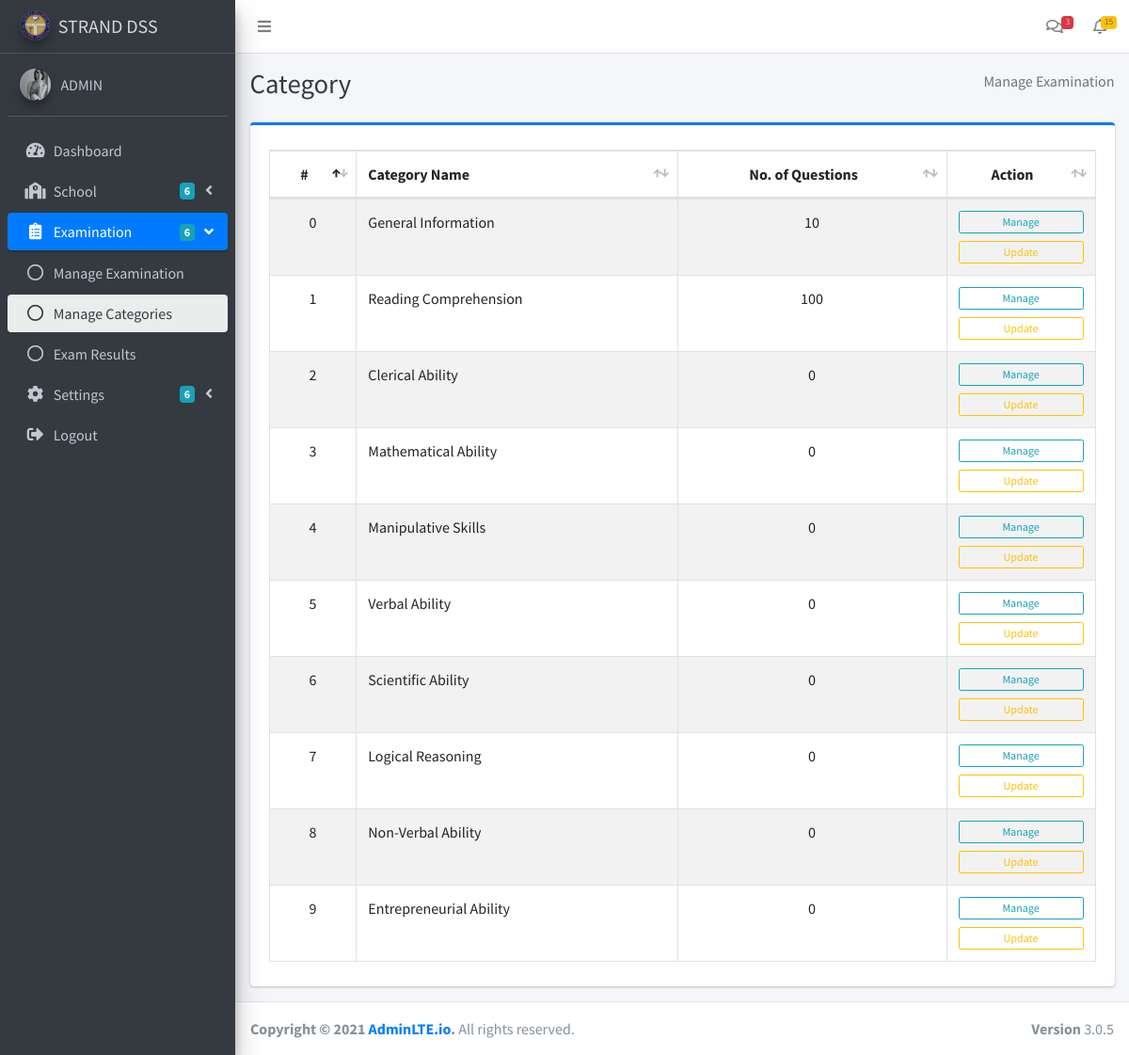
Page /admin/exam_category.php (signed in) on the earlier database version.
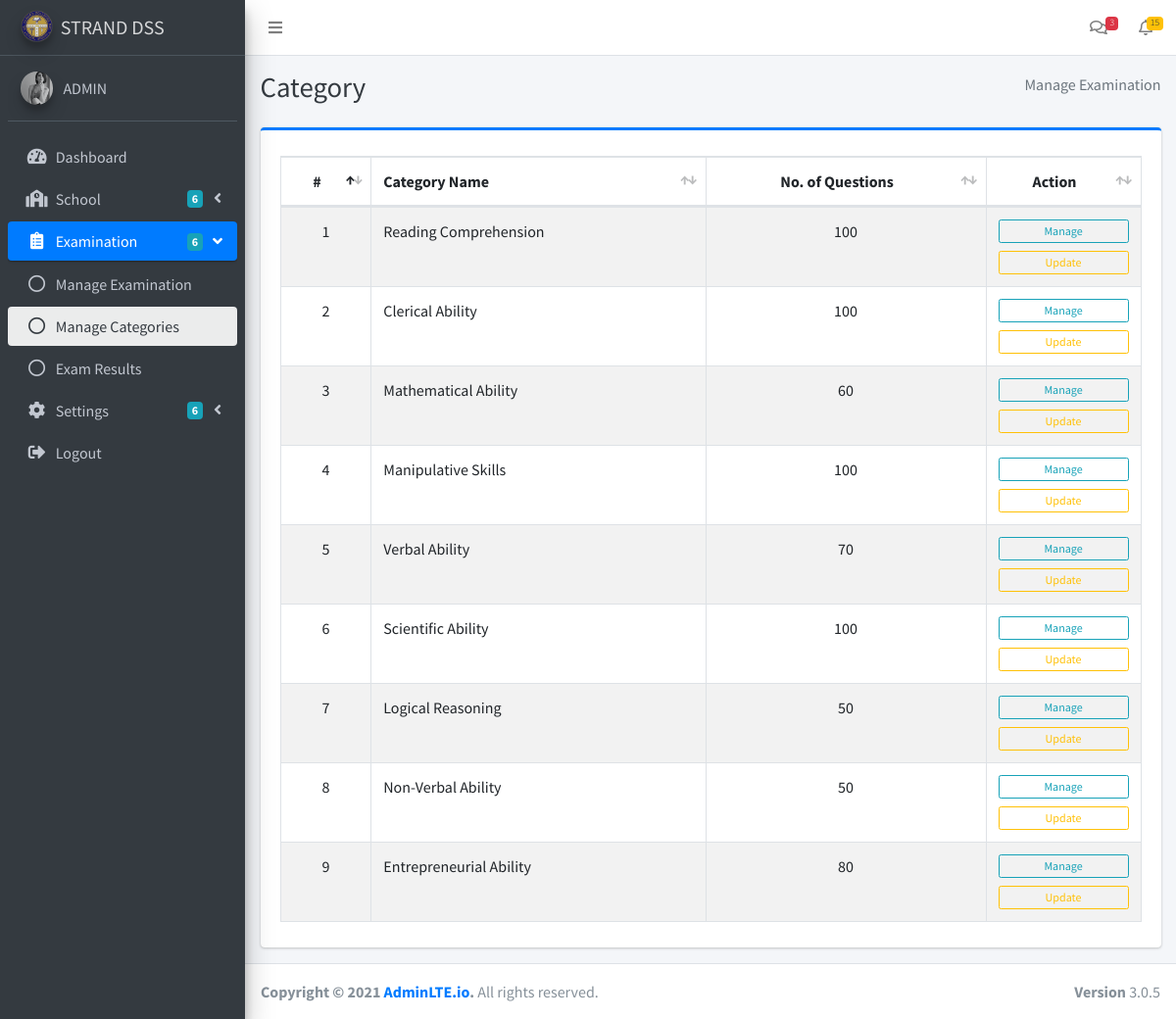
Same page on the later database version.
### tables this page shows
CREATE TABLE `category` (
  `cat_id` int(11) NOT NULL,
  `cat_seq` int(11) NOT NULL,
  `cat_name` varchar(100) NOT NULL,
  `cat_instruct` text NOT NULL,
  `cat_items` int(11) NOT NULL,
  `date_created` timestamp NOT NULL DEFAULT current_timestamp() ON UPDATE current_timestamp(),
  `date_updated` timestamp NULL DEFAULT NULL ON UPDATE current_timestamp()
);

### admin/exam_category.php (the view, shortened to what this page needs)
<?php
include('include/header.php');
include('include/sidebar.php');
?>
<div class="content-wrapper">
  <div class="content-header">
    <div class="container-fluid">
      <div class="row mb-2">
        <div class="col-sm-6">
          <h1 class="m-0 text-dark"> Category</h1>
        </div>
        <div class="col-sm-6">
          <ol class="breadcrumb float-sm-right">
            <li class="breadcrumb-item active">Manage Examination</li>
          </ol>
        </div>
      </div>
    </div>
  </div>
  <section class="content">
    <div class="container-fluid">
      <div class="row">
        <div class="col-md-12">
          <div class="card card-primary card-outline">
            <div class="card-body pad table-responsive">
              <table class="table table-bordered table-striped cat">
                <thead>
                  <tr>
                    <th class="text-center">#</th>
                    <th>Category Name</th>
                    <th class="text-center">No. of Questions</th>
                    <th class="text-center">Action</th>
                  </tr>
                </thead>
                <tbody>
                  <?php
                  $sql = "SELECT * FROM category ORDER by cat_id";
                  $result = $conn->query($sql);
                  if ($result->num_rows > 0) {
                    while ($row = $result->fetch_assoc()) {
                  ?>
                      <tr>
                        <td class="text-center"><?php echo $row['cat_seq']; ?></td>
                        <td><?php echo $row['cat_name']; ?></td>
                        <td class="text-center"><?php echo $row['cat_items']; ?></td>
                        <td class="text-center">
                          <a href="sub_category.php?id=<?php echo $row['cat_id']; ?>" class="btn btn-block btn-outline-info btn-xs">Manage</a>
                          <a href="exam_category_edit.php?id=<?php echo $row['cat_id']; ?>" class="btn btn-block btn-outline-warning btn-xs">Update</a>
                        </td>
                      </tr>
                  <?php
                    }
                  }
                  ?>
                </tbody>
              </table>
            </div>
          </div>
        </div>
      </div>
    </div>
  </section>
</div>
<?php
include('include/footer.php');
?>

### admin/include/header.php (shortened to what this page needs)
<!DOCTYPE html>
<html>
<head>
  <link rel="stylesheet" href="../plugins/fontawesome-free/css/all.min.css">
  <link rel="stylesheet" href="https://code.ionicframework.com/ionicons/2.0.1/css/ionicons.min.css">
  <link rel="stylesheet" href="../plugins/ion-rangeslider/css/ion.rangeSlider.min.css">
  <link rel="stylesheet" href="../plugins/bootstrap-slider/css/bootstrap-slider.min.css">
  <link rel="stylesheet" href="../plugins/tempusdominus-bootstrap-4/css/tempusdominus-bootstrap-4.min.css">
  <link rel="stylesheet" href="../plugins/icheck-bootstrap/icheck-bootstrap.min.css">
  <link rel="stylesheet" href="../plugins/jqvmap/jqvmap.min.css">
  <link rel="stylesheet" href="../dist/css/adminlte.min.css">
  <link rel="stylesheet" href="../plugins/overlayScrollbars/css/OverlayScrollbars.min.css">
  <link rel="stylesheet" href="../plugins/daterangepicker/daterangepicker.css">
  <link rel="stylesheet" href="../plugins/select2/css/select2.min.css">
  <link rel="stylesheet" href="../dist/css/custom.css">
  <link rel="stylesheet" href="../plugins/datatables-bs4/css/dataTables.bootstrap4.min.css">
  <link rel="stylesheet" href="../plugins/datatables-responsive/css/responsive.bootstrap4.min.css">
  <link rel="stylesheet" href="../plugins/sweetalert2/sweetalert2.min.css">
  <link rel="stylesheet" href="../plugins/toastr/toastr.min.css">
</head>
<body class="hold-transition sidebar-mini layout-fixed">
  <div class="wrapper">
    <nav class="main-header navbar navbar-expand navbar-white navbar-light">
      <ul class="navbar-nav">
        <li class="nav-item">
          <a class="nav-link" data-widget="pushmenu" href="#" role="button"><i class="fas fa-bars"></i></a>
        </li>
      </ul>
      <ul class="navbar-nav ml-auto">
        <li class="nav-item dropdown">
          <a class="nav-link" data-toggle="dropdown" href="#">
            <i class="far fa-comments"></i>
            <span class="badge badge-danger navbar-badge">3</span>
          </a>
        </li>
        <li class="nav-item dropdown">
          <a class="nav-link" data-toggle="dropdown" href="#">
            <i class="far fa-bell"></i>
            <span class="badge badge-warning navbar-badge">15</span>
          </a>
        </li>
      </ul>
    </nav>

### admin/include/sidebar.php (shortened to what this page needs)
<aside class="main-sidebar sidebar-dark-primary elevation-4">
  <a href="#" class="brand-link">
    <img src="../dist/img/dycilogo.png" alt="AdminLTE Logo" class="brand-image img-circle elevation-3" style="opacity: .8">
    <span class="brand-text font-weight-">STRAND DSS</span>
  </a>
  <div class="sidebar">
    <div class="user-panel mt-3 pb-3 mb-3 d-flex">
      <div class="image">
        <img src="../dist/img/user3-128x128.jpg" alt="AdminLTE Logo" class="brand-image img-circle elevation-3" style="opacity: .8">
      </div>
      <div class="info">
        <a href="#" class="d-block"><?php echo $_SESSION['name']; ?></a>
      </div>
    </div>
    <nav class="mt-2">
      <ul class="nav nav-pills nav-sidebar flex-column" data-widget="treeview" role="menu" data-accordion="false">
        <li class="nav-item">
          <a href="dashboard.php" class="nav-link">
            <i class="nav-icon fas fa-tachometer-alt"></i>
            <p>
              Dashboard
            </p>
          </a>
        </li>
        <li class="nav-item has-treeview">
          <a href="#" class="nav-link">
            <i class="nav-icon fas fa-school"></i>
            <p>
              School
              <i class="fas fa-angle-left right"></i>
              <span class="badge badge-info right">6</span>
            </p>
          </a>
        </li>
        <li class="nav-item has-treeview">
          <a href="#" class="nav-link">
            <i class="nav-icon fas fa-clipboard-list"></i>
            <p>
              Examination
              <i class="fas fa-angle-left right"></i>
              <span class="badge badge-info right">6</span>
            </p>
          </a>
          <ul class="nav nav-treeview">
            <li class="nav-item">
              <a href="exam_examination.php" class="nav-link">
                <i class="far fa-circle nav-icon"></i>
                <p>Manage Examination</p>
              </a>
            </li>
            <li class="nav-item">
              <a href="exam_category.php" class="nav-link">
                <i class="far fa-circle nav-icon"></i>
                <p>Manage Categories</p>
              </a>
            </li>
            <li class="nav-item">
              <a href="boxed" class="nav-link">
                <i class="far fa-circle nav-icon"></i>
                <p>Exam Results</p>
              </a>
            </li>
          </ul>
        </li>
        <li class="nav-item has-treeview">
          <a href="#" class="nav-link">
            <i class="nav-icon fas fa-cog"></i>
            <p>
              Settings
              <i class="fas fa-angle-left right"></i>
              <span class="badge badge-info right">6</span>
            </p>
          </a>
        </li>
        <li class="nav-item">
          <a href="logout.php" class="nav-link">
            <i class="nav-icon fas fa-sign-out-alt"></i>
            <p>
              Logout
            </p>
          </a>
        </li>
      </ul>
    </nav>
  </div>
</aside>

### admin/include/footer.php (shortened to what this page needs)
<footer class="main-footer">
  <strong>Copyright &copy; <?php echo date('Y'); ?> <a href="#">AdminLTE.io</a>.</strong>
  All rights reserved.
  <div class="float-right d-none d-sm-inline-block">
    <b>Version</b> 3.0.5
  </div>
</footer>
</div>
</body>
</html>

Differences in the rows shown:
removed category: cat_seq "4", cat_name "Manipulative Skills", cat_items "0"
removed category: cat_seq "2", cat_name "Clerical Ability", cat_items "0"
removed category: cat_seq "6", cat_name "Scientific Ability", cat_items "0"
removed category: cat_seq "5", cat_name "Verbal Ability", cat_items "0"
removed category: cat_seq "8", cat_name "Non-Verbal Ability", cat_items "0"
removed category: cat_seq "9", cat_name "Entrepreneurial Ability", cat_items "0"
removed category: cat_seq "7", cat_name "Logical Reasoning", cat_items "0"
removed category: cat_seq "0", cat_name "General Information", cat_items "10"
added category: cat_seq "2", cat_name "Clerical Ability", cat_items "100"
changed category "Mathematical Ability": cat_items "0" → "60"
added category: cat_seq "4", cat_name "Manipulative Skills", cat_items "100"
added category: cat_seq "5", cat_name "Verbal Ability", cat_items "70"
added category: cat_seq "6", cat_name "Scientific Ability", cat_items "100"
added category: cat_seq "7", cat_name "Logical Reasoning", cat_items "50"
added category: cat_seq "8", cat_name "Non-Verbal Ability", cat_items "50"
added category: cat_seq "9", cat_name "Entrepreneurial Ability", cat_items "80"
